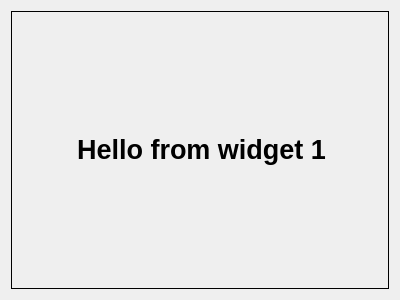
<?xml version="1.0" encoding="UTF-8"?>
<ui version="4.0">
 <class>Widget1</class>
 <widget class="QWidget" name="Widget1">
  <property name="geometry">
   <rect>
    <x>0</x>
    <y>0</y>
    <width>400</width>
    <height>300</height>
   </rect>
  </property>
  <property name="windowTitle">
   <string>Form</string>
  </property>
  <layout class="QVBoxLayout" name="verticalLayout">
   <item>
    <widget class="QLabel" name="label">
     <property name="frameShape">
      <enum>QFrame::Box</enum>
     </property>
     <property name="text">
      <string>&lt;html&gt;&lt;head/&gt;&lt;body&gt;&lt;p align=&quot;center&quot;&gt;&lt;span style=&quot; font-size:20pt; font-weight:600;&quot;&gt;Hello from widget 1&lt;/span&gt;&lt;/p&gt;&lt;/body&gt;&lt;/html&gt;</string>
     </property>
    </widget>
   </item>
  </layout>
 </widget>
 <resources/>
 <connections/>
</ui>
